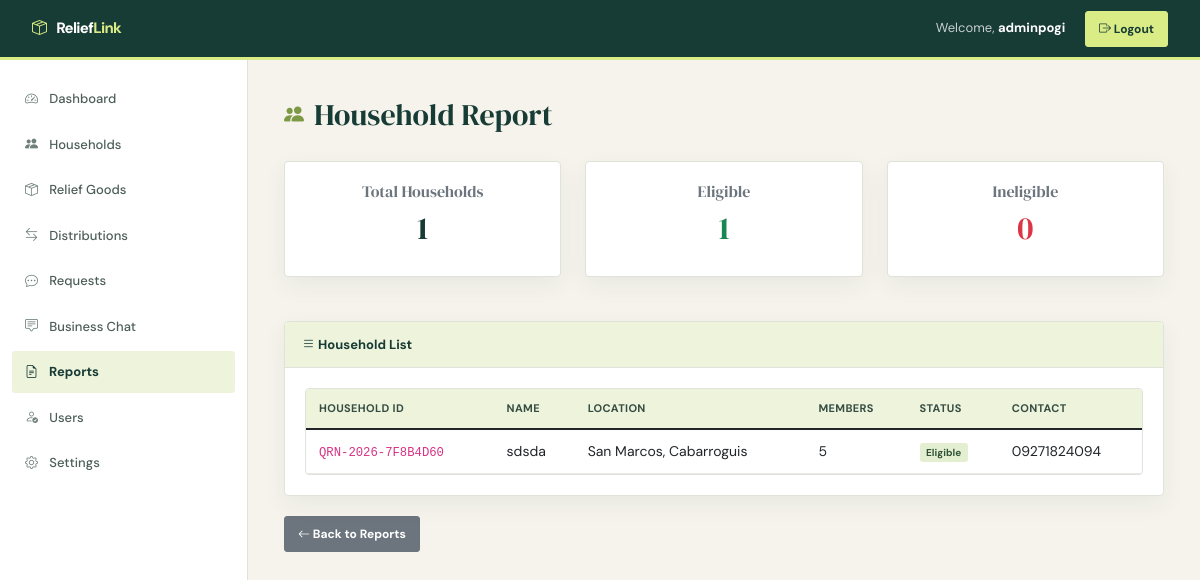
/views/admin/report-household.php (signed in), run on the app's committed database.
### tables this page shows
CREATE TABLE `households` (
  `id` int(11) NOT NULL,
  `user_id` int(11) DEFAULT NULL,
  `household_name` varchar(150) NOT NULL,
  `household_id` varchar(50) NOT NULL,
  `qr_code` varchar(255) DEFAULT NULL,
  `street_address` varchar(255) DEFAULT NULL,
  `barangay` varchar(100) DEFAULT NULL,
  `city` varchar(100) DEFAULT NULL,
  `province` varchar(100) DEFAULT NULL,
  `postal_code` varchar(10) DEFAULT NULL,
  `contact_number` varchar(20) DEFAULT NULL,
  `total_members` int(11) DEFAULT 0,
  `monthly_income` decimal(10,2) DEFAULT NULL,
  `is_eligible` tinyint(1) DEFAULT 1,
  `eligibility_reason` text DEFAULT NULL,
  `last_verified` timestamp NOT NULL DEFAULT current_timestamp() ON UPDATE current_timestamp(),
  `created_at` timestamp NOT NULL DEFAULT current_timestamp(),
  `updated_at` timestamp NOT NULL DEFAULT current_timestamp() ON UPDATE current_timestamp()
);

### models/Household.php (called while the page is built, shortened)
<?php
require_once __DIR__ . '/../config/Database.php';
class Household {
    private $conn;
    private $table = 'households';
    public function __construct() {
        $db = new Database();
        $this->conn = $db->connect();
    }
    public function getAllHouseholds() {
        $query = "SELECT h.*, u.username FROM " . $this->table . " h
                  LEFT JOIN users u ON h.user_id = u.id
                  ORDER BY h.created_at DESC";
        $stmt = $this->conn->prepare($query);
        $stmt->execute();
        return $stmt->fetchAll(PDO::FETCH_ASSOC);
    }
    public function getHouseholdCount() {
        $query = "SELECT COUNT(*) as count FROM " . $this->table;
        $stmt = $this->conn->prepare($query);
        $stmt->execute();
        $result = $stmt->fetch(PDO::FETCH_ASSOC);
        return $result['count'];
    }
    public function getEligibleHouseholds() {
        $query = "SELECT COUNT(*) as count FROM " . $this->table . " WHERE is_eligible = 1";
        $stmt = $this->conn->prepare($query);
        $stmt->execute();
        $result = $stmt->fetch(PDO::FETCH_ASSOC);
        return $result['count'];
    }
}
?>

### config/Database.php (called while the page is built, shortened)
<?php
class Database {
    public function connect() {
        $this->conn = null;
        try {
            $this->conn = new PDO(
                'mysql:host=' . DB_HOST . ';dbname=' . DB_NAME . ';charset=utf8mb4',
                DB_USER,
                DB_PASS,
                [
                    PDO::ATTR_ERRMODE => PDO::ERRMODE_EXCEPTION,
                    PDO::ATTR_DEFAULT_FETCH_MODE => PDO::FETCH_ASSOC,
                    PDO::ATTR_EMULATE_PREPARES => false
                ]
            );
        } catch (PDOException $e) {
            error_log('Database connection failed: ' . $e->getMessage());
            throw new RuntimeException('The database is temporarily unavailable.');
        }
        return $this->conn;
    }
}
?>

### views/admin/report-household.php (the view, shortened to what this page needs)
<!DOCTYPE html>
<html lang="en">
<head>
    <link href="https://cdn.jsdelivr.net/npm/bootstrap@5.1.3/dist/css/bootstrap.min.css" rel="stylesheet">
    <link rel="stylesheet" href="https://cdn.jsdelivr.net/npm/bootstrap-icons@1.7.2/font/bootstrap-icons.css">
    <link rel="stylesheet" href="../../assets/css/app.css">
</head>
<body>
    <?php
    require_once __DIR__ . '/../../models/Household.php';
    $household = new Household();
    $all_households = $household->getAllHouseholds();
    $total = $household->getHouseholdCount();
    $eligible = $household->getEligibleHouseholds();
    ?>
    <nav class="navbar navbar-dark navbar-expand-lg fixed-top">
        <div class="container-fluid">
            <a class="navbar-brand" href="<?= APP_BASE_PATH ?>/views/admin/dashboard.php">
                <i class="bi bi-box-seam"></i> <span class="brand-wordmark">Relief<span class="brand-accent">Link</span></span>
            </a>
            <div class="ms-auto">
                <span class="navbar-text me-3">Welcome, <strong><?php echo $_SESSION['username']; ?></strong></span>
                <a class="btn btn-sm btn-light" href="<?= APP_BASE_PATH ?>/controllers/LogoutController.php">
                    <i class="bi bi-box-arrow-right"></i> Logout
                </a>
            </div>
        </div>
    </nav>
    <?php require __DIR__ . '/admin_sidebar.php'; ?>
    <div class="main-content">
        <div class="page-title" style="margin-bottom: 30px;">
            <i class="bi bi-people-fill"></i> Household Report
        </div>
        <div class="row mb-4">
            <div class="col-md-4">
                <div class="card">
                    <div class="card-body text-center">
                        <h6 class="text-muted">Total Households</h6>
                        <h2><?php echo $total; ?></h2>
                    </div>
                </div>
            </div>
            <div class="col-md-4">
                <div class="card">
                    <div class="card-body text-center">
                        <h6 class="text-muted">Eligible</h6>
                        <h2 class="text-success"><?php echo $eligible; ?></h2>
                    </div>
                </div>
            </div>
            <div class="col-md-4">
                <div class="card">
                    <div class="card-body text-center">
                        <h6 class="text-muted">Ineligible</h6>
                        <h2 class="text-danger"><?php echo $total - $eligible; ?></h2>
                    </div>
                </div>
            </div>
        </div>
        <div class="card">
            <div class="card-header bg-primary text-white">
                <i class="bi bi-list"></i> Household List
            </div>
            <div class="card-body">
                <div class="table-responsive">
                    <table class="table table-hover">
                        <thead class="table-light">
                            <tr>
                                <th>Household ID</th>
                                <th>Name</th>
                                <th>Location</th>
                                <th>Members</th>
                                <th>Status</th>
                                <th>Contact</th>
                            </tr>
                        </thead>
                        <tbody>
                            <?php foreach ($all_households as $h): ?>
                            <tr>
                                <td><code><?php echo $h['household_id']; ?></code></td>
                                <td><?php echo $h['household_name']; ?></td>
                                <td><?php echo $h['barangay'] . ', ' . $h['city']; ?></td>
                                <td><?php echo $h['total_members']; ?></td>
                                <td>
                                    <?php if ($h['is_eligible']): ?>
                                        <span class="badge bg-success">Eligible</span>
                                    <?php else: ?>
                                        <span class="badge bg-warning">Ineligible</span>
                                    <?php endif; ?>
                                </td>
                                <td><?php echo $h['contact_number']; ?></td>
                            </tr>
                            <?php endforeach; ?>
                        </tbody>
                    </table>
                </div>
            </div>
        </div>
        <div class="mt-3">
            <a href="reports.php" class="btn btn-secondary">
                <i class="bi bi-arrow-left"></i> Back to Reports
            </a>
        </div>
    </div>
</body>
</html>

### assets/css/app.css (style rules this page uses)
:root { --app-ink: #173b35; --app-paper: #f5f3ec; --app-lime: #d9ec86; --app-coral: #e87557; --app-muted: #697770; --app-line: #dfe3d9; --app-surface: #fff; --app-shadow: 0 8px 24px rgba(23, 59, 53, .06); }
html { min-width: 320px; }
body { background: var(--app-paper) !important; color: var(--app-ink); font-family: 'DM Sans', sans-serif !important; font-size: 14px; }
h1, h2, h3, h4, h5, h6, .page-title { color: var(--app-ink); font-family: 'DM Serif Display', Georgia, serif; font-weight: 400; }
.navbar { background: var(--app-ink) !important; border-bottom: 3px solid var(--app-lime); box-shadow: none !important; min-height: 60px; padding: 7px 20px; }
.navbar .container-fluid { gap: 16px; }
.navbar-brand { color: #fff !important; font-size: 15px; font-weight: 800; letter-spacing: -.045em; }
.navbar-brand i { color: var(--app-lime); margin-right: 7px; }
.brand-wordmark { font-weight: 800; letter-spacing: -.045em; }
.brand-accent { color: var(--app-lime); }
.navbar-brand .brand-accent { color: var(--app-lime); }
.navbar-text { color: rgba(255,255,255,.76) !important; font-size: 13px; }
.navbar-text strong { color: #fff; }
.main-content { margin-left: 248px !important; margin-top: 60px !important; min-height: calc(100vh - 60px); padding: 32px clamp(20px, 3vw, 46px) 48px !important; }
.page-title { align-items: center; display: flex; font-size: 30px; gap: 10px; margin-bottom: 24px !important; }
.page-title i { color: #7e9945; font-size: 20px; }
.card, .stat-card, .modal-content, .dropdown-menu { background: var(--app-surface); border: 1px solid var(--app-line) !important; border-radius: 4px !important; box-shadow: var(--app-shadow) !important; }
.card { margin-bottom: 20px; }
.card-header { background: #eef3dc !important; border-bottom: 1px solid var(--app-line) !important; color: var(--app-ink) !important; font-size: 13px; font-weight: 700; padding: 13px 17px; }
.card-header.bg-primary, .card-header.bg-success, .card-header.bg-info, .card-header.bg-warning, .card-header.bg-danger { background: #eef3dc !important; color: var(--app-ink) !important; }
.card-body { padding: 20px; }
.table-responsive { border: 1px solid var(--app-line); border-radius: 4px; }
table.table { margin-bottom: 0; }
.table thead th { background: #eef3dc; border-bottom: 1px solid #d5ddc2; color: #354d43; font-size: 11px; font-weight: 700; letter-spacing: .35px; text-transform: uppercase; white-space: nowrap; }
.table td, .table th { border-color: #e8ebe4; padding: 11px 13px; vertical-align: middle; }
.btn { border-radius: 3px; font-size: 12px; font-weight: 700; padding: 8px 13px; }
.btn-warning, .btn-light { background: var(--app-lime) !important; border-color: var(--app-lime) !important; color: var(--app-ink) !important; }
.badge { border-radius: 3px; font-size: 10px; font-weight: 700; padding: .45em .65em; }
.badge.bg-success { background: #e3efd0 !important; color: #315438 !important; }
a { text-underline-offset: 3px; }

### views/admin/report-household.php (style rules this page uses)
:root { --primary: #667eea; --secondary: #764ba2; }
body { background-color: #f8f9fa; }
.navbar { background: linear-gradient(135deg, var(--primary) 0%, var(--secondary) 100%); }
.main-content { margin-left: 250px; margin-top: 56px; padding: 30px 20px; }

### data on the page
households: household "QRN-2026-7F8B4D60", household_name "sdsda", barangay "San Marcos", city "Cabarroguis", total_members "5", is_eligible "Eligible", contact_number "09271824094"

### other printed values
$_SESSION['username'] "adminpogi"
$total "1"
$eligible "1"
$total - $eligible "0"
